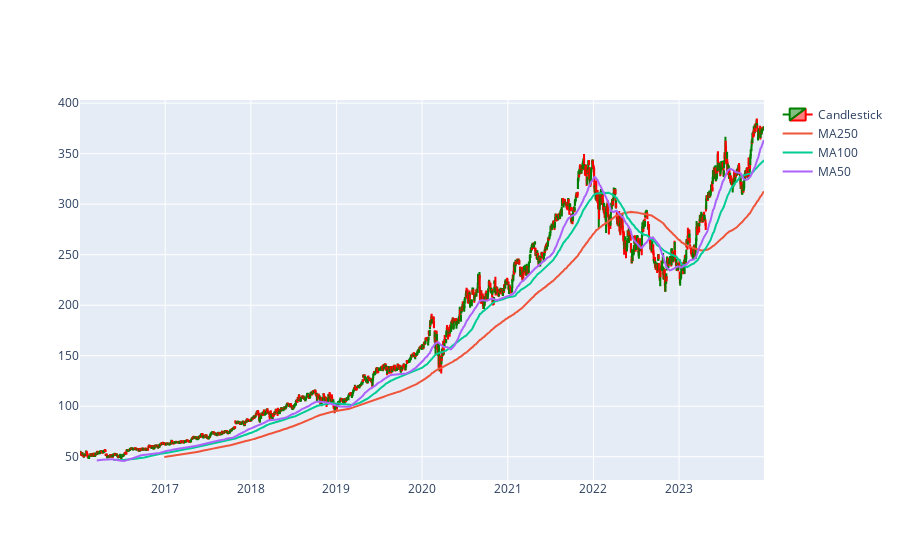

The notebook cell this image was saved under:
### Code cell
fig = go.Figure(data=[go.Candlestick(x=df_MSFT.index,
                open=df_MSFT['Open'],
                high=df_MSFT['High'],
                low=df_MSFT['Low'],
                close=df_MSFT['Close'],
                increasing_line_color='green',
                decreasing_line_color='red',
                name='Candlestick'),
                go.Scatter(x=df_MSFT.index, y=df_MSFT['MA250'], name='MA250'),
                go.Scatter(x=df_MSFT.index, y=df_MSFT['MA100'], name='MA100'),
                go.Scatter(x=df_MSFT.index, y=df_MSFT['MA50'], name='MA50')])

fig.update_layout(xaxis_rangeslider_visible=False)
fig.show()

### Figure 1 — Plotly figure (JSON) as saved in the notebook; plotly's stock layout.template omitted (floating-point values rounded to 4 significant figures; data arrays with more than 128 entries replaced by an {"elided": "..."} marker saying what was removed)
{"data": [{"close": {"elided": "2012 float values"}, "decreasing": {"line": {"color": "red"}}, "high": {"elided": "2012 float values"}, "increasing": {"line": {"color": "green"}}, "low": {"elided": "2012 float values"}, "name": "Candlestick", "open": {"elided": "2012 float values"}, "type": "candlestick", "x": {"elided": "2012 str values"}}, {"name": "MA250", "type": "scatter", "x": {"elided": "2012 str values"}, "y": {"elided": "2012 float values"}}, {"name": "MA100", "type": "scatter", "x": {"elided": "2012 str values"}, "y": {"elided": "2012 float values"}}, {"name": "MA50", "type": "scatter", "x": {"elided": "2012 str values"}, "y": {"elided": "2012 float values"}}], "layout": {"xaxis": {"rangeslider": {"visible": false}}}}
